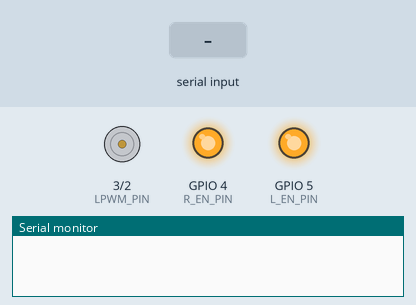
The sketch below on a simulated ESP32-S3. On the bench: motor-driver pin pairs drawn as motors (green arrow = first pin HIGH = forward, orange = second pin HIGH = backward, longer = more drive), output pins drawn as LEDs (lit = HIGH), the last lines printed to the serial monitor. The test bench sets the inputs (shaded band).

Above: at 1.2 s.
1.3 s: "START\n" received over Serial
At 1.8 s:
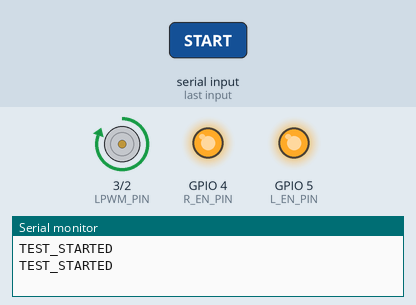
2.8 s: "1\n" received over Serial
At 7.6 s:
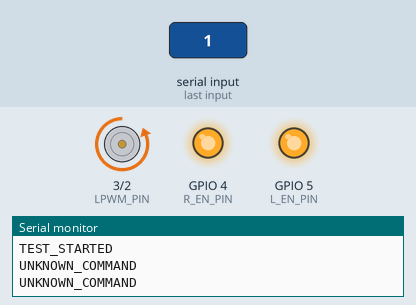
Timing chart, 0 to 10.4 s (numbered marks = the images above; inputs shaded):
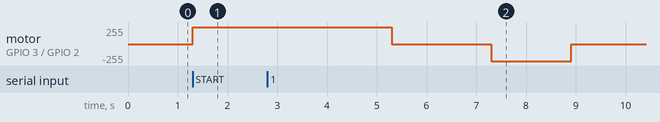

The sketch:

v3_actuator_half_extend_esp32.ino
```cpp
#include <Arduino.h>
#include <string.h>

static const uint32_t BAUD_RPI = 115200;
static const int RPWM_PIN = 2;
static const int LPWM_PIN = 3;
static const int R_EN_PIN = 4;
static const int L_EN_PIN = 5;
static const int R_IS_PIN = 6;
static const int L_IS_PIN = 7;

static const unsigned long RETRACT_DURATION_MS = 4000;
static const unsigned long STOP_DURATION_MS = 2000;
static const unsigned long EXTEND_DURATION_MS = 1610;
static const size_t COMMAND_BUFFER_SIZE = 16;

enum TestPhase {
  IDLE,
  RETRACTING,
  STOPPING_AFTER_RETRACT,
  EXTENDING,
  STOPPING_AFTER_EXTEND
};

static TestPhase testPhase = IDLE;
static unsigned long phaseStartedAt = 0;
static char serialCommand[COMMAND_BUFFER_SIZE];
static size_t serialCommandLength = 0;
static bool serialCommandOverflow = false;
static char serial0Command[COMMAND_BUFFER_SIZE];
static size_t serial0CommandLength = 0;
static bool serial0CommandOverflow = false;

static void stopActuator() {
  digitalWrite(RPWM_PIN, LOW);
  digitalWrite(LPWM_PIN, LOW);
}

static void setActuatorDirection(bool extend) {
  digitalWrite(RPWM_PIN, extend ? HIGH : LOW);
  digitalWrite(LPWM_PIN, extend ? LOW : HIGH);
}

static void reportStatus(const char *message) {
  Serial.println(message);
  Serial0.println(message);
}

static void startSequence() {
  if (testPhase != IDLE) {
    reportStatus("BUSY");
    return;
  }

  setActuatorDirection(false);
  testPhase = RETRACTING;
  phaseStartedAt = millis();
  reportStatus("TEST_STARTED");
}

static void processCommand(const char *command) {
  if (strcmp(command, "START") == 0) {
    startSequence();
  } else {
    reportStatus("UNKNOWN_COMMAND");
  }
}

static void pollCommandPort(
    Stream &port,
    char *buffer,
    size_t &length,
    bool &overflow) {
  while (port.available() > 0) {
    const char incoming = static_cast<char>(port.read());
    if (incoming == '\r') {
      continue;
    }

    if (incoming == '\n') {
      if (!overflow && length > 0) {
        buffer[length] = '\0';
        processCommand(buffer);
      }
      length = 0;
      overflow = false;
      continue;
    }

    if (!overflow) {
      if (length < COMMAND_BUFFER_SIZE - 1) {
        buffer[length++] = incoming;
      } else {
        overflow = true;
      }
    }
  }
}

static void updateSequence(unsigned long now) {
  switch (testPhase) {
    case RETRACTING:
      if (now - phaseStartedAt >= RETRACT_DURATION_MS) {
        stopActuator();
        testPhase = STOPPING_AFTER_RETRACT;
        phaseStartedAt = now;
      }
      break;

    case STOPPING_AFTER_RETRACT:
      if (now - phaseStartedAt >= STOP_DURATION_MS) {
        setActuatorDirection(true);
        testPhase = EXTENDING;
        phaseStartedAt = now;
      }
      break;

    case EXTENDING:
      if (now - phaseStartedAt >= EXTEND_DURATION_MS) {
        stopActuator();
        testPhase = STOPPING_AFTER_EXTEND;
        phaseStartedAt = now;
      }
      break;

    case STOPPING_AFTER_EXTEND:
      if (now - phaseStartedAt >= STOP_DURATION_MS) {
        stopActuator();
        testPhase = IDLE;
        reportStatus("TEST_COMPLETE");
      }
      break;

    case IDLE:
      break;
  }
}

void setup() {
  pinMode(RPWM_PIN, OUTPUT);
  pinMode(LPWM_PIN, OUTPUT);
  pinMode(R_EN_PIN, OUTPUT);
  pinMode(L_EN_PIN, OUTPUT);
  pinMode(R_IS_PIN, INPUT);
  pinMode(L_IS_PIN, INPUT);
  stopActuator();

  digitalWrite(R_EN_PIN, HIGH);
  digitalWrite(L_EN_PIN, HIGH);

  Serial.begin(BAUD_RPI);
  Serial0.begin(BAUD_RPI);
}

void loop() {
  pollCommandPort(
      Serial, serialCommand, serialCommandLength, serialCommandOverflow);
  pollCommandPort(
      Serial0, serial0Command, serial0CommandLength, serial0CommandOverflow);
  updateSequence(millis());
}
```

Measured:
- after the input at 1.3 s, motor on GPIO 3 (LPWM_PIN) / GPIO 2 (RPWM_PIN): stopped → forward 255/255 at once
